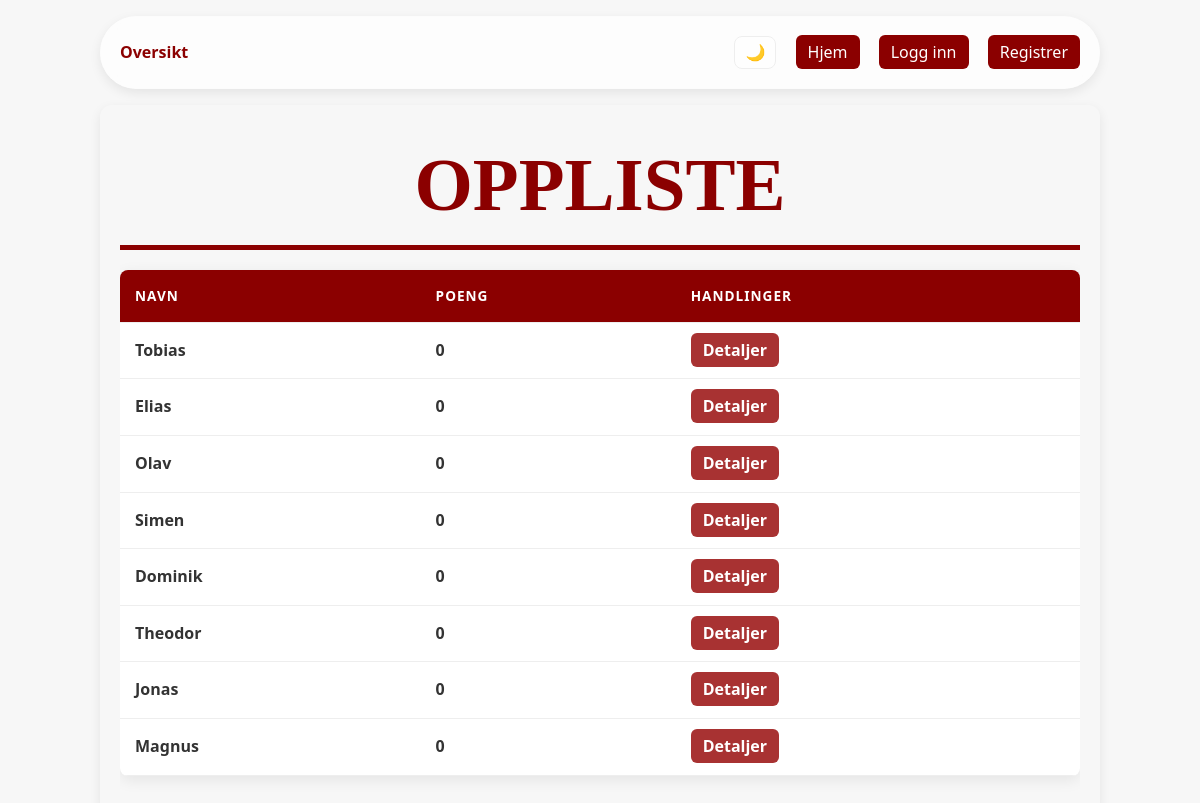
The page / on the database its author committed.
### tables this page shows
CREATE TABLE Person (ID INTEGER PRIMARY KEY AUTOINCREMENT UNIQUE, Name TEXT NOT NULL);

### app.py (the view)
@app.route('/')
def index():
    conn = get_db_connection()
    leaderboard = conn.execute('SELECT * FROM PersonPoints ORDER BY total_points DESC').fetchall()
    conn.close()
    return render_template('index.html', personer=leaderboard)

### app.py (called while the page is built)
def get_db_connection():
    conn = sqlite3.connect(DB_PATH)
    conn.row_factory = sqlite3.Row
    conn.execute("PRAGMA foreign_keys = ON")
    return conn

### templates/index.html (shortened to what this page needs)
<!doctype html>
<html lang="no">
  <head>
    <link rel="stylesheet" href="{{ url_for('static', filename='style.css') }}" />
  </head>
  <body>
    <nav>
      <div class="container">
        <strong>Oversikt</strong>
        <div class="nav-links">
          <button id="theme-toggle" class="theme-toggle">🌙</button>
          <a href="/">Hjem</a>
          {% if session.user_id %}
          <span>| Hei, {{ session.username }}</span>
          <a href="/logout">Logg ut</a>
          {% else %}
          <a href="/login">Logg inn</a>
          <a href="/register">Registrer</a>
          {% endif %}
        </div>
      </div>
    </nav>
    <div class="container">
      <h1>OPPLISTE</h1>
      <div class="table-container">
        <table>
          <thead>
            <tr>
              <th>Navn</th>
              <th>Poeng</th>
              <th>Handlinger</th>
            </tr>
          </thead>
          <tbody>
            {% for p in personer %}
            <tr>
              <td>{{ p.name }}</td>
              <td><strong>{{ p.total_points }}</strong></td>
              <td>
                <a href="/person/{{ p.id }}" class="btn-small">Detaljer</a>
              </td>
            </tr>
            {% endfor %}
          </tbody>
        </table>
      </div>
    </div>
  </body>
</html>

### static/style.css (style rules this page uses)
* { box-sizing: border-box; margin: 0; padding: 0; }
:root { --bg: #f7f7f7; --text: #333; --card: #ffffff; --border: #eee; --primary: #8b0000; --primary-light: #a83232; --hover: #f9f9f9; --shadow: rgba(0,0,0,0.08); }
body { font-family: system-ui, -apple-system, BlinkMacSystemFont, 'Segoe UI', Roboto, Oxygen, Ubuntu, Cantarell, 'Open Sans', 'Helvetica Neue', sans-serif; line-height: 1.6; background-color: var(--bg); color: var(--text); padding-bottom: 50px; }
h1 { text-align: center; font-size: 75px; color: var(--primary); font-family: Georgia, 'Times New Roman', Times, serif; border-bottom: thick solid var(--primary); text-shadow: none; }
.container { color: var(--text); max-width: 1000px; margin: 0 auto; padding: 0 20px; box-shadow: 0 4px 12px var(--shadow); border-radius: 12px; padding: 20px; }
nav { color: #333; padding: 1rem 0; position: sticky; top: 0; z-index: 1000; width: 100%; margin: 0 auto; }
nav .container { color: var(--primary); background: rgba(255, 255, 255, 0.7); backdrop-filter: blur(10px); display: flex; justify-content: space-between; align-items: center; box-shadow: 0; border-radius: 40px 40px 40px 40px; padding: 20px; -webkit-backdrop-filter: blur(20px); }
nav a { color: white; text-decoration: none; margin-left: 15px; background-color: var(--primary); padding: 6px 12px; border-radius: 6px; text-decoration: none; }
.table-container { width: 100%; overflow-x: auto; -webkit-overflow-scrolling: touch; }
table { width: 100%; color: var(--text); border-collapse: collapse; background: var(--card); border-radius: 8px; overflow: hidden; box-shadow: 0 4px 15px var(--shadow); margin: 20px 0; }
th, td { padding: 15px; text-align: left; border-bottom: 1px solid var(--border); font-weight: bold; color: var(--text); }
th { background-color: var(--primary); color: white; text-transform: uppercase; font-size: 0.85rem; letter-spacing: 1px; }
table a { background-color: var(--primary-light); color: white; padding: 6px 12px; border-radius: 6px; text-decoration: none; }
button, .btn { background-color: #3498db; color: white; border: none; padding: 10px 20px; border-radius: 8px; cursor: pointer; font-size: 1rem; transition: all 0.2s ease; }
.theme-toggle { background: transparent; border: 1px solid var(--border); color: var(--text); padding: 6px 10px; border-radius: 8px; cursor: pointer; font-size: 1rem; transition: all 0.2s ease; backdrop-filter: blur(10px); }

### rows shown on the page
Person: name "Tobias", total_points "0"
Person: name "Elias", total_points "0"
Person: name "Olav", total_points "0"
Person: name "Simen", total_points "0"
Person: name "Dominik", total_points "0"
Person: name "Theodor", total_points "0"
Person: name "Jonas", total_points "0"
Person: name "Magnus", total_points "0"
